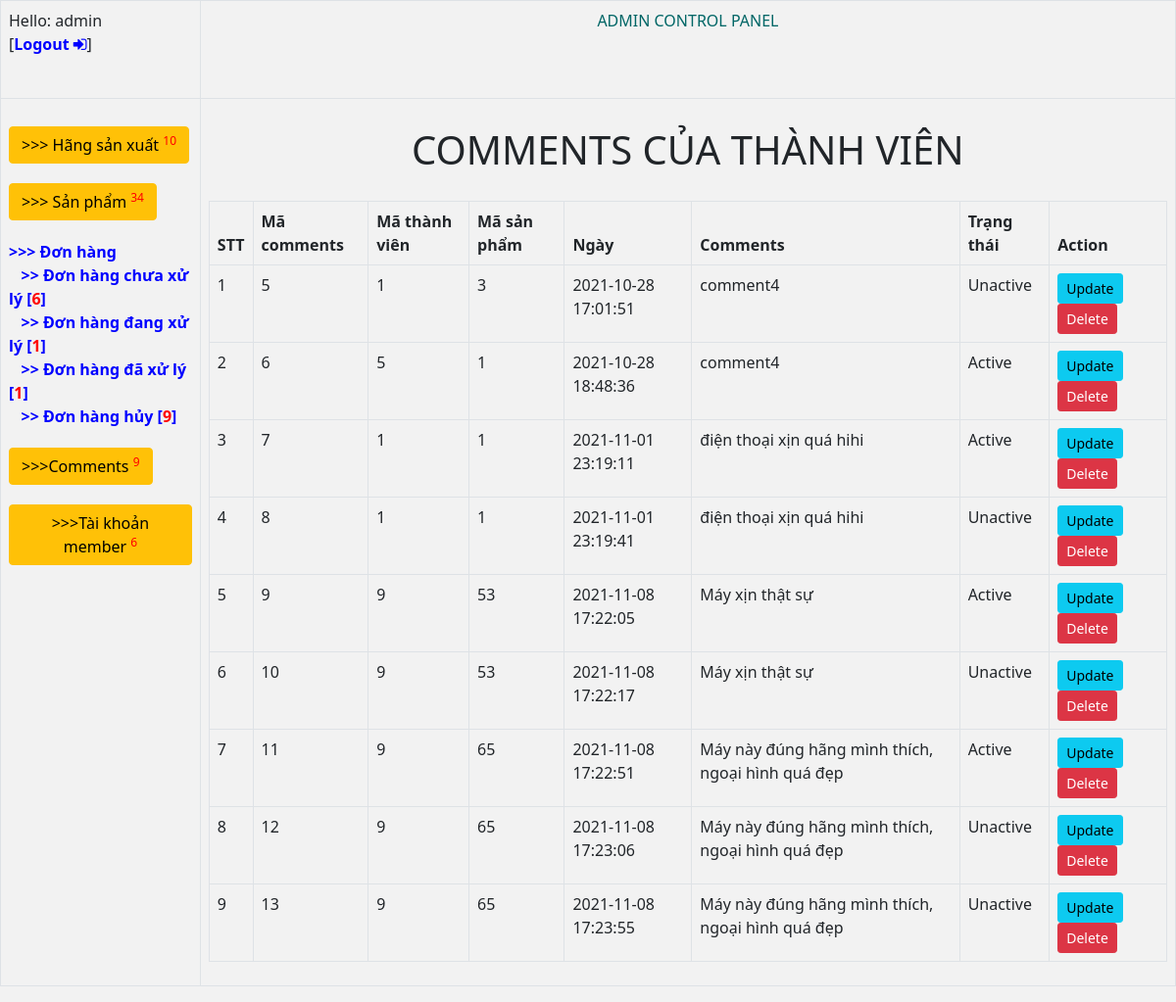
Screenshot of /admin/index.php?option=comments (signed in) with the database file from the repository.
### tables this page shows
CREATE TABLE `comments` (
  `id` int(11) NOT NULL,
  `memberid` int(11) NOT NULL,
  `productid` int(11) NOT NULL,
  `date` datetime NOT NULL,
  `content` tinytext NOT NULL,
  `status` tinyint(1) NOT NULL DEFAULT 0
);

### admin/comments/showcomments.php (the view, shortened to what this page needs)
<?php
	$query = "select * from comments";
	$result = $connect->query($query);
 ?>
<h1 style="padding:20px">COMMENTS CỦA THÀNH VIÊN</h1>
<table class="table table-bordered">
	<thead>
		<tr>
			<thead>
				<th>STT</th>
				<th>Mã comments</th>
				<th>Mã thành viên</th>
				<th>Mã sản phẩm</th>
				<th>Ngày</th>
				<th>Comments</th>
				<th>Trạng thái</th>
				<th>Action</th>
			</thead>
			<tbody>
				<?php $count=1;?>
				<?php foreach($result as $item): ?>
					<tr>
						<td><?=$count++?></td>
						<td><?=$item['id']?></td>
						<td><?=$item['memberid']?></td>
						<td><?=$item['productid']?></td>
						<td><?=$item['date']?></td>
						<td><?=$item['content']?></td>
						<td><?=$item['status']==1?'Active':'Unactive'?></td>
						<td>
							<a class="btn btn-sm btn-info" href="?option=commentsupdate&id=<?=$item['id']?>">Update</a>
							<a href="?option=comments&id=<?=$item['id']?>" class="btn btn-sm btn-danger" onclick="return confirm('Are you sure?')">Delete</a>
						</td>
					</tr>
		 		<?php endforeach; ?>
			</tbody>
		</tr>
	</thead>
</table>

### admin/css.css (style rules this page uses)
h1 { text-align: center; }

### admin/comments/showcomments.php (style rules this page uses)
a { text-decoration: none; font-weight: bold ; color: blue; }

### rows the page displays
comments: id "5", memberid "1", productid "3", date "2021-10-28 17:01:51", content "comment4", status "Unactive"
comments: id "6", memberid "5", productid "1", date "2021-10-28 18:48:36", content "comment4", status "Active"
comments: id "7", memberid "1", productid "1", date "2021-11-01 23:19:11", content "điện thoại xịn quá hihi", status "Active"
comments: id "8", memberid "1", productid "1", date "2021-11-01 23:19:41", content "điện thoại xịn quá hihi", status "Unactive"
comments: id "9", memberid "9", productid "53", date "2021-11-08 17:22:05", content "Máy xịn thật sự", status "Active"
comments: id "10", memberid "9", productid "53", date "2021-11-08 17:22:17", content "Máy xịn thật sự", status "Unactive"
comments: id "11", memberid "9", productid "65", date "2021-11-08 17:22:51", content "Máy này đúng hãng mình thích, ngoại hình quá đẹp", status "Active"
comments: id "12", memberid "9", productid "65", date "2021-11-08 17:23:06", content "Máy này đúng hãng mình thích, ngoại hình quá đẹp", status "Unactive"
comments: id "13", memberid "9", productid "65", date "2021-11-08 17:23:55", content "Máy này đúng hãng mình thích, ngoại hình quá đẹp", status "Unactive"

### other values shown
$_SESSION['admin'] "admin"
$xulyhangsx "10"
$xulysanpham "34"
$chuaXuLy "6"
$dangXuLy "1"
$daXuLy "1"
$huy "9"
$xulycomments "9"
$xulyaccountmember "6"
